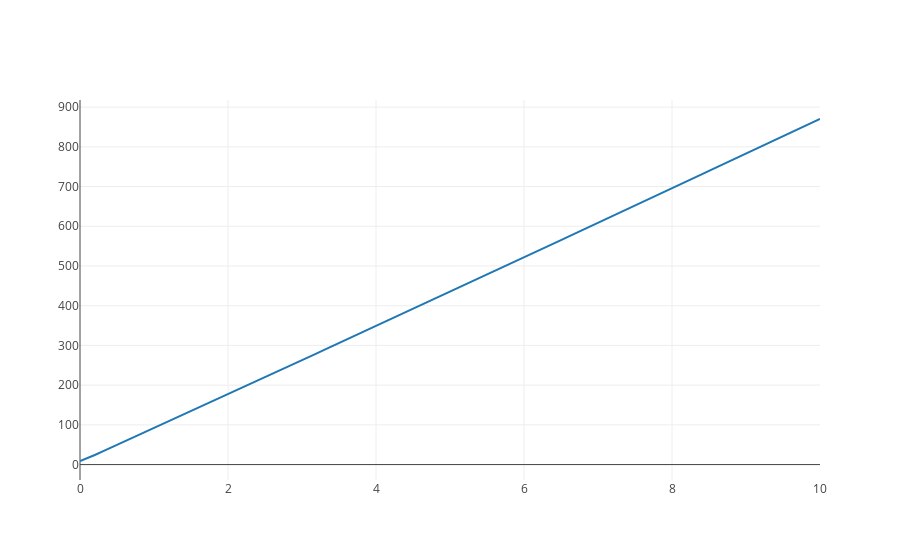

Notebook source saved alongside this figure:
### Markdown cell above
## Plot data

### Code cell
import plotly as py
from plotly.graph_objs import Scatter, Layout
from plotly.offline import download_plotlyjs, init_notebook_mode, plot, iplot
init_notebook_mode(connected=True)
import plotly.graph_objs as go
trace = go.Scatter(x=Current_data, y=Field_data, name='Original data')
iplot([trace], filename='test')

### Figure 1 — Plotly figure (JSON) as saved in the notebook; plotly's stock layout.template omitted (floating-point values rounded to 4 significant figures)
{"data": [{"name": "Original data", "x": ["0.0", "0.1", "0.2", "0.3", "0.4", "0.5", "0.6", "0.7", "0.8", "0.9", "1.0", "1.1", "1.2", "1.3", "1.4", "1.5", "1.6", "1.7", "1.8", "1.9", "2.0", "2.1", "2.2", "2.3", "2.4", "2.5", "2.6", "2.7", "2.8", "2.9", "3.0", "3.1", "3.2", "3.3", "3.4", "3.5", "3.6", "3.7", "3.8", "3.9", "4.0", "4.1", "4.2", "4.3", "4.4", "4.5", "4.6", "4.7", "4.8", "4.9", "5.0", "5.1", "5.2", "5.3", "5.4", "5.5", "5.6", "5.7", "5.8", "5.9", "6.0", "6.1", "6.2", "6.3", "6.4", "6.5", "6.6", "6.7", "6.8", "6.9", "7.0", "7.1", "7.2", "7.3", "7.4", "7.5", "7.6", "7.7", "7.8", "7.9", "8.0", "8.1", "8.2", "8.3", "8.4", "8.5", "8.6", "8.7", "8.8", "8.9", "9.0", "9.1", "9.2", "9.3", "9.4", "9.5", "9.6", "9.7", "9.8", "9.9", "10.0"], "y": ["+09.0160E+00\r\n", "+16.1030E+00\r\n", "+24.1200E+00\r\n", "+032.400E+00\r\n", "+040.890E+00\r\n", "+049.240E+00\r\n", "+057.600E+00\r\n", "+066.000E+00\r\n", "+074.410E+00\r\n", "+083.130E+00\r\n", "+091.560E+00\r\n", "+100.030E+00\r\n", "+108.490E+00\r\n", "+116.980E+00\r\n", "+125.440E+00\r\n", "+134.220E+00\r\n", "+142.700E+00\r\n", "+151.210E+00\r\n", "+159.720E+00\r\n", "+168.220E+00\r\n", "+176.740E+00\r\n", "+185.540E+00\r\n", "+194.070E+00\r\n", "+202.600E+00\r\n", "+211.140E+00\r\n", "+219.670E+00\r\n", "+228.220E+00\r\n", "+237.040E+00\r\n", "+245.600E+00\r\n", "+254.140E+00\r\n", "+262.700E+00\r\n", "+271.260E+00\r\n", "+279.820E+00\r\n", "+288.650E+00\r\n", "+297.220E+00\r\n", "+0.30610E+03\r\n", "+0.31440E+03\r\n", "+0.32290E+03\r\n", "+0.33150E+03\r\n", "+0.34030E+03\r\n", "+0.34890E+03\r\n", "+0.35750E+03\r\n", "+0.36610E+03\r\n", "+0.37460E+03\r\n", "+0.38320E+03\r\n", "+0.39210E+03\r\n", "+0.40070E+03\r\n", "+0.40930E+03\r\n", "+0.41790E+03\r\n", "+0.42650E+03\r\n", "+0.43510E+03\r\n", "+0.44400E+03\r\n", "+0.45260E+03\r\n", "+0.46120E+03\r\n", "+0.46980E+03\r\n", "+0.47850E+03\r\n", "+0.48710E+03\r\n", "+0.49600E+03\r\n", "+0.50460E+03\r\n", "+0.51320E+03\r\n", "+0.52190E+03\r\n", "+0.53050E+03\r\n", "+0.53910E+03\r\n", "+0.54800E+03\r\n", "+0.55670E+03\r\n", "+0.56530E+03\r\n", "+0.57400E+03\r\n", "+0.58260E+03\r\n", "+0.59130E+03\r\n", "+0.60020E+03\r\n", "+0.60880E+03\r\n", "+0.61750E+03\r\n", "+0.62610E+03\r\n", "+0.63480E+03\r\n", "+0.64340E+03\r\n", "+0.65240E+03\r\n", "+0.66100E+03\r\n", "+0.66970E+03\r\n", "+0.67830E+03\r\n", "+0.68700E+03\r\n", "+0.69570E+03\r\n", "+0.70460E+03\r\n", "+0.71320E+03\r\n", "+0.72190E+03\r\n", "+0.73060E+03\r\n", "+0.73930E+03\r\n", "+0.74790E+03\r\n", "+0.75690E+03\r\n", "+0.76550E+03\r\n", "+0.77420E+03\r\n", "+0.78290E+03\r\n", "+0.79150E+03\r\n", "+0.80020E+03\r\n", "+0.80910E+03\r\n", "+0.81780E+03\r\n", "+0.82650E+03\r\n", "+0.83510E+03\r\n", "+0.84380E+03\r\n", "+0.85250E+03\r\n", "+0.86140E+03\r\n", "+0.87010E+03\r\n"], "type": "scatter", "uid": "86cdeef9-da02-4a41-9fd4-2fdf9672785b"}], "layout": {}}
